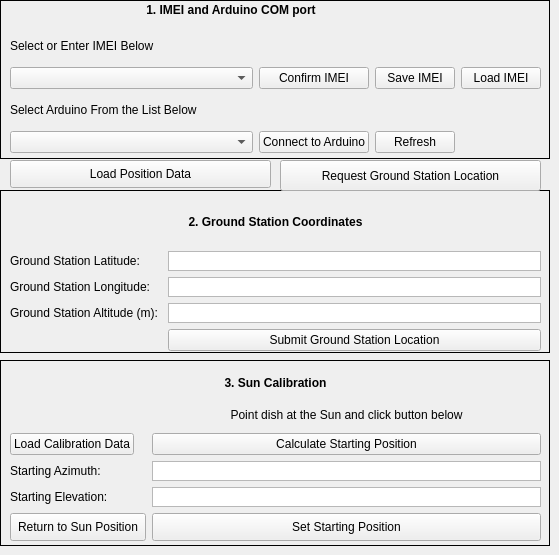
      <widget class="QWidget" name="tab">
       <attribute name="title">
        <string>Setup</string>
       </attribute>
       <widget class="QFrame" name="frame_3">
        <property name="geometry">
         <rect>
          <x>0</x>
          <y>0</y>
          <width>550</width>
          <height>159</height>
         </rect>
        </property>
        <property name="minimumSize">
         <size>
          <width>0</width>
          <height>159</height>
         </size>
        </property>
        <property name="maximumSize">
         <size>
          <width>550</width>
          <height>158</height>
         </size>
        </property>
        <property name="frameShape">
         <enum>QFrame::Box</enum>
        </property>
        <property name="frameShadow">
         <enum>QFrame::Plain</enum>
        </property>
        <widget class="QWidget" name="layoutWidget">
         <property name="geometry">
          <rect>
           <x>10</x>
           <y>30</y>
           <width>531</width>
           <height>123</height>
          </rect>
         </property>
         <layout class="QGridLayout" name="gridLayout" columnstretch="1,0,0,0">
          <item row="2" column="0">
           <widget class="QLabel" name="label_11">
            <property name="text">
             <string>Select Arduino From the List Below</string>
            </property>
           </widget>
          </item>
          <item row="1" column="2">
           <widget class="QPushButton" name="saveIMEIButton">
            <property name="text">
             <string>Save IMEI</string>
            </property>
           </widget>
          </item>
          <item row="3" column="1">
           <widget class="QPushButton" name="connectToArduinoButton">
            <property name="text">
             <string>Connect to Arduino</string>
            </property>
           </widget>
          </item>
          <item row="3" column="2">
           <widget class="QPushButton" name="refreshCOMPortsButton">
            <property name="text">
             <string>Refresh</string>
            </property>
           </widget>
          </item>
          <item row="1" column="0">
           <widget class="QComboBox" name="IMEIComboBox"/>
          </item>
          <item row="3" column="0">
           <widget class="QComboBox" name="COMPortComboBox"/>
          </item>
          <item row="0" column="0">
           <widget class="QLabel" name="label_4">
            <property name="text">
             <string>Select or Enter IMEI Below</string>
            </property>
           </widget>
          </item>
          <item row="1" column="1">
           <widget class="QPushButton" name="confirmIMEIButton">
            <property name="text">
             <string>Confirm IMEI</string>
            </property>
           </widget>
          </item>
          <item row="1" column="3">
           <widget class="QPushButton" name="loadIMEIButton">
            <property name="text">
             <string>Load IMEI</string>
            </property>
           </widget>
          </item>
         </layout>
        </widget>
        <widget class="QLabel" name="label_32">
         <property name="geometry">
          <rect>
           <x>80</x>
           <y>0</y>
           <width>302</width>
           <height>21</height>
          </rect>
         </property>
         <property name="styleSheet">
          <string notr="true">font: 75 11pt &quot;MS Shell Dlg 2&quot;;</string>
         </property>
         <property name="frameShape">
          <enum>QFrame::NoFrame</enum>
         </property>
         <property name="text">
          <string>&lt;html&gt;&lt;head/&gt;&lt;body&gt;&lt;p&gt;&lt;span style=&quot; font-weight:600;&quot;&gt;1. IMEI and Arduino COM port&lt;/span&gt;&lt;/p&gt;&lt;/body&gt;&lt;/html&gt;</string>
         </property>
         <property name="textFormat">
          <enum>Qt::AutoText</enum>
         </property>
         <property name="alignment">
          <set>Qt::AlignCenter</set>
         </property>
        </widget>
       </widget>
       <widget class="QPushButton" name="loadPositionData">
        <property name="geometry">
         <rect>
          <x>10</x>
          <y>160</y>
          <width>261</width>
          <height>28</height>
         </rect>
        </property>
        <property name="minimumSize">
         <size>
          <width>150</width>
          <height>0</height>
         </size>
        </property>
        <property name="maximumSize">
         <size>
          <width>261</width>
          <height>16777215</height>
         </size>
        </property>
        <property name="text">
         <string>Load Position Data</string>
        </property>
       </widget>
       <widget class="QFrame" name="frame_2">
        <property name="geometry">
         <rect>
          <x>0</x>
          <y>190</y>
          <width>550</width>
          <height>163</height>
         </rect>
        </property>
        <property name="minimumSize">
         <size>
          <width>0</width>
          <height>163</height>
         </size>
        </property>
        <property name="maximumSize">
         <size>
          <width>550</width>
          <height>158</height>
         </size>
        </property>
        <property name="frameShape">
         <enum>QFrame::Box</enum>
        </property>
        <property name="frameShadow">
         <enum>QFrame::Plain</enum>
        </property>
        <widget class="QWidget" name="formLayoutWidget">
         <property name="geometry">
          <rect>
           <x>10</x>
           <y>10</y>
           <width>531</width>
           <height>151</height>
          </rect>
         </property>
         <layout class="QFormLayout" name="formLayout_2">
          <item row="0" column="0" colspan="2">
           <widget class="QLabel" name="label_31">
            <property name="styleSheet">
             <string notr="true">font: 75 11pt &quot;MS Shell Dlg 2&quot;;</string>
            </property>
            <property name="frameShape">
             <enum>QFrame::NoFrame</enum>
            </property>
            <property name="text">
             <string>&lt;html&gt;&lt;head/&gt;&lt;body&gt;&lt;p&gt;&lt;span style=&quot; font-weight:600;&quot;&gt;2. Ground Station Coordinates&lt;/span&gt;&lt;/p&gt;&lt;/body&gt;&lt;/html&gt;</string>
            </property>
            <property name="textFormat">
             <enum>Qt::AutoText</enum>
            </property>
            <property name="alignment">
             <set>Qt::AlignCenter</set>
            </property>
           </widget>
          </item>
          <item row="1" column="1">
           <widget class="QPlainTextEdit" name="GSLatBox">
            <property name="maximumSize">
             <size>
              <width>16777215</width>
              <height>20</height>
             </size>
            </property>
            <property name="verticalScrollBarPolicy">
             <enum>Qt::ScrollBarAlwaysOff</enum>
            </property>
            <property name="horizontalScrollBarPolicy">
             <enum>Qt::ScrollBarAlwaysOff</enum>
            </property>
           </widget>
          </item>
          <item row="2" column="1">
           <widget class="QPlainTextEdit" name="GSLongBox">
            <property name="maximumSize">
             <size>
              <width>16777215</width>
              <height>20</height>
             </size>
            </property>
            <property name="verticalScrollBarPolicy">
             <enum>Qt::ScrollBarAlwaysOff</enum>
            </property>
            <property name="horizontalScrollBarPolicy">
             <enum>Qt::ScrollBarAlwaysOff</enum>
            </property>
           </widget>
          </item>
          <item row="3" column="1">
           <widget class="QPlainTextEdit" name="GSAltBox">
            <property name="maximumSize">
             <size>
              <width>16777215</width>
              <height>20</height>
             </size>
            </property>
            <property name="verticalScrollBarPolicy">
             <enum>Qt::ScrollBarAlwaysOff</enum>
            </property>
            <property name="horizontalScrollBarPolicy">
             <enum>Qt::ScrollBarAlwaysOff</enum>
            </property>
           </widget>
          </item>
          <item row="4" column="1">
           <widget class="QPushButton" name="confirmGSLocationButton">
            <property name="minimumSize">
             <size>
              <width>160</width>
              <height>0</height>
             </size>
            </property>
            <property name="text">
             <string>Submit Ground Station Location</string>
            </property>
           </widget>
          </item>
          <item row="1" column="0">
           <widget class="QLabel" name="label">
            <property name="text">
             <string>Ground Station Latitude: </string>
            </property>
           </widget>
          </item>
          <item row="2" column="0">
           <widget class="QLabel" name="label_2">
            <property name="text">
             <string>Ground Station Longitude: </string>
            </property>
           </widget>
          </item>
          <item row="3" column="0">
           <widget class="QLabel" name="label_3">
            <property name="text">
             <string>Ground Station Altitude (m): </string>
            </property>
           </widget>
          </item>
         </layout>
        </widget>
       </widget>
       <widget class="QFrame" name="frame">
        <property name="geometry">
         <rect>
          <x>0</x>
          <y>360</y>
          <width>550</width>
          <height>186</height>
         </rect>
        </property>
        <property name="sizePolicy">
         <sizepolicy hsizetype="Expanding" vsizetype="Expanding">
          <horstretch>0</horstretch>
          <verstretch>0</verstretch>
         </sizepolicy>
        </property>
        <property name="maximumSize">
         <size>
          <width>550</width>
          <height>186</height>
         </size>
        </property>
        <property name="frameShape">
         <enum>QFrame::Box</enum>
        </property>
        <property name="frameShadow">
         <enum>QFrame::Plain</enum>
        </property>
        <widget class="QWidget" name="formLayoutWidget_2">
         <property name="geometry">
          <rect>
           <x>10</x>
           <y>10</y>
           <width>531</width>
           <height>171</height>
          </rect>
         </property>
         <layout class="QFormLayout" name="formLayout_4">
          <property name="labelAlignment">
           <set>Qt::AlignLeading|Qt::AlignLeft|Qt::AlignVCenter</set>
          </property>
          <item row="0" column="0" colspan="2">
           <widget class="QLabel" name="label_27">
            <property name="styleSheet">
             <string notr="true">font: 75 11pt &quot;MS Shell Dlg 2&quot;;</string>
            </property>
            <property name="frameShape">
             <enum>QFrame::NoFrame</enum>
            </property>
            <property name="text">
             <string>&lt;html&gt;&lt;head/&gt;&lt;body&gt;&lt;p&gt;&lt;span style=&quot; font-weight:600;&quot;&gt;3. Sun Calibration&lt;/span&gt;&lt;/p&gt;&lt;/body&gt;&lt;/html&gt;</string>
            </property>
            <property name="textFormat">
             <enum>Qt::AutoText</enum>
            </property>
            <property name="alignment">
             <set>Qt::AlignCenter</set>
            </property>
           </widget>
          </item>
          <item row="1" column="1">
           <widget class="QLabel" name="label_7">
            <property name="maximumSize">
             <size>
              <width>16777215</width>
              <height>40</height>
             </size>
            </property>
            <property name="text">
             <string>Point dish at the Sun and click button below</string>
            </property>
            <property name="alignment">
             <set>Qt::AlignCenter</set>
            </property>
           </widget>
          </item>
          <item row="2" column="1">
           <widget class="QPushButton" name="calculateStartingPosButton">
            <property name="text">
             <string>Calculate Starting Position</string>
            </property>
           </widget>
          </item>
          <item row="3" column="0">
           <widget class="QLabel" name="label_5">
            <property name="text">
             <string>Starting Azimuth: </string>
            </property>
           </widget>
          </item>
          <item row="3" column="1">
           <widget class="QPlainTextEdit" name="startingAzimuthBox">
            <property name="maximumSize">
             <size>
              <width>16777215</width>
              <height>20</height>
             </size>
            </property>
            <property name="verticalScrollBarPolicy">
             <enum>Qt::ScrollBarAlwaysOff</enum>
            </property>
            <property name="horizontalScrollBarPolicy">
             <enum>Qt::ScrollBarAlwaysOff</enum>
            </property>
           </widget>
          </item>
          <item row="4" column="0">
           <widget class="QLabel" name="label_6">
            <property name="text">
             <string>Starting Elevation:</string>
            </property>
           </widget>
          </item>
          <item row="4" column="1">
           <widget class="QPlainTextEdit" name="startingElevationBox">
            <property name="maximumSize">
             <size>
              <width>16777215</width>
              <height>20</height>
             </size>
            </property>
            <property name="verticalScrollBarPolicy">
             <enum>Qt::ScrollBarAlwaysOff</enum>
            </property>
            <property name="horizontalScrollBarPolicy">
             <enum>Qt::ScrollBarAlwaysOff</enum>
            </property>
           </widget>
          </item>
          <item row="2" column="0">
           <widget class="QPushButton" name="loadCalibrationButton">
            <property name="text">
             <string>Load Calibration Data</string>
            </property>
           </widget>
          </item>
          <item row="5" column="1">
           <widget class="QPushButton" name="calibrateButton">
            <property name="minimumSize">
             <size>
              <width>136</width>
              <height>28</height>
             </size>
            </property>
            <property name="text">
             <string>Set Starting Position</string>
            </property>
           </widget>
          </item>
          <item row="5" column="0">
           <widget class="QPushButton" name="backToSunButton_2">
            <property name="minimumSize">
             <size>
              <width>136</width>
              <height>28</height>
             </size>
            </property>
            <property name="text">
             <string>Return to Sun Position</string>
            </property>
           </widget>
          </item>
         </layout>
        </widget>
       </widget>
       <widget class="QPushButton" name="GPSRequestButton">
        <property name="geometry">
         <rect>
          <x>280</x>
          <y>160</y>
          <width>261</width>
          <height>31</height>
         </rect>
        </property>
        <property name="minimumSize">
         <size>
          <width>201</width>
          <height>31</height>
         </size>
        </property>
        <property name="text">
         <string>Request Ground Station Location</string>
        </property>
       </widget>
      </widget>
